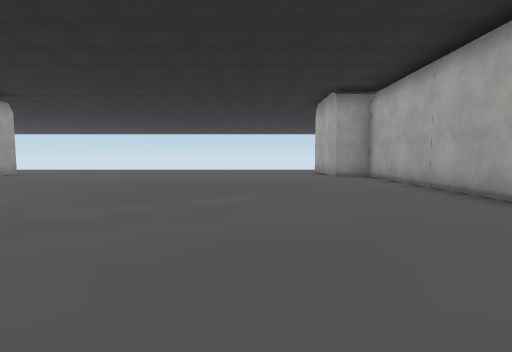
view 1 (above)

13 first-person views from a walk through a scene from a Unity 3-D project. The camera is 1.2 m above the floor, tilts 4° down and sees 85° across. Doors are open. The floor is counted in squares, 2 m on a side. Each view is taken from the middle of a square. On the plan, view 1 faces up. The plan holds only what a view shows up to about 9 squares ahead; the rest is blank. The place goes on beyond the plan. The player is left out. Some surface patterns are stand-ins.

view 2
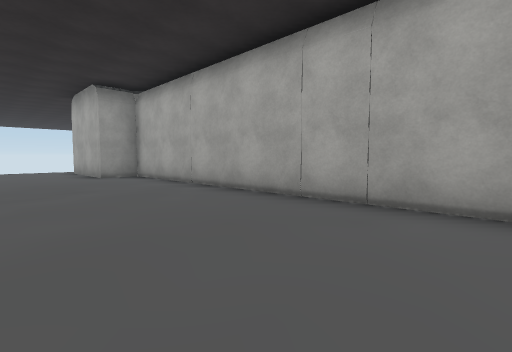

view 3
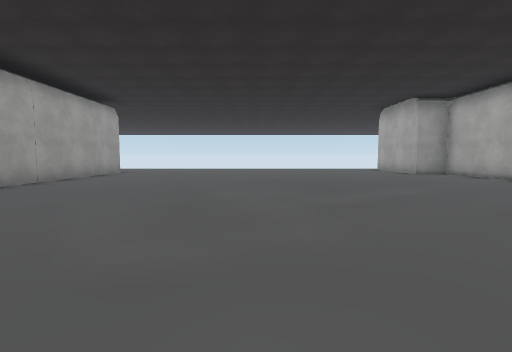

view 4
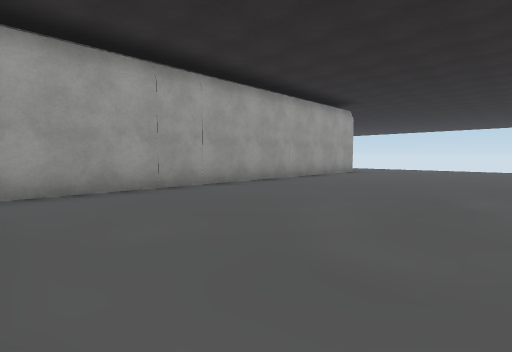

view 5
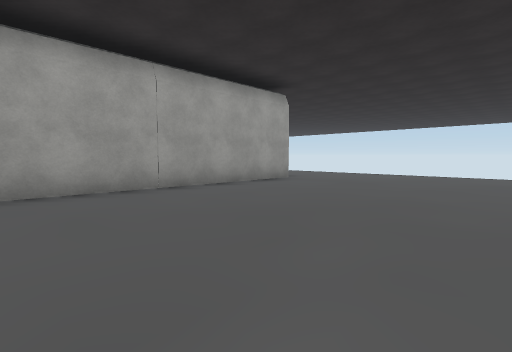

view 6
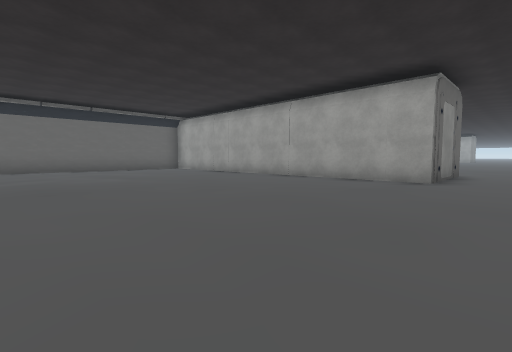

view 7
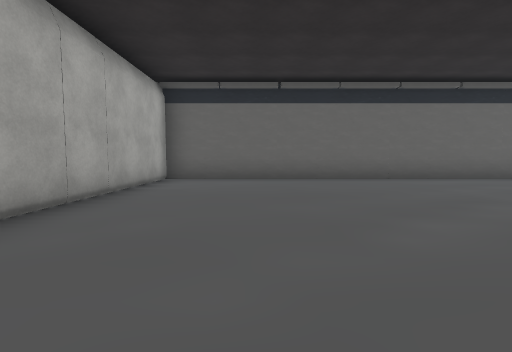

view 8
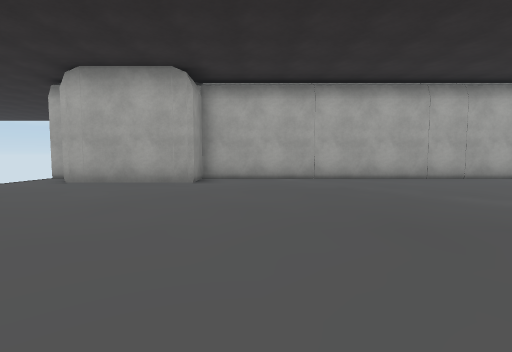

view 9
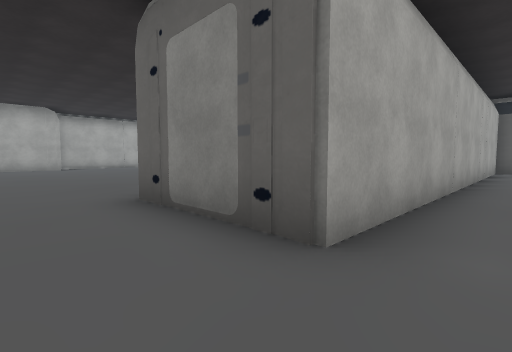

view 10
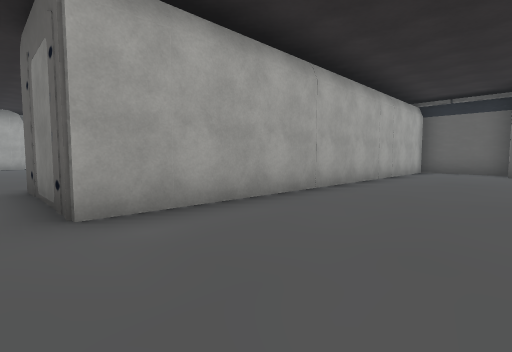

view 11
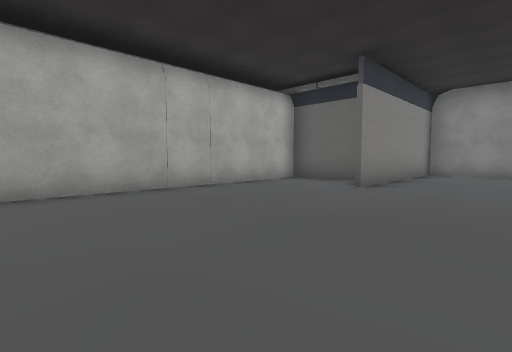

view 12
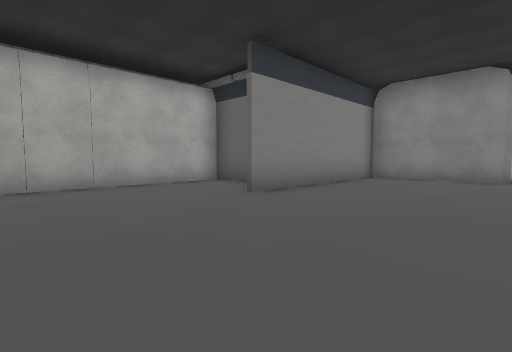

view 13
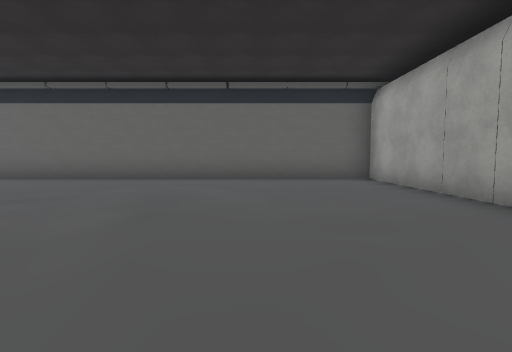

### Floor plan
Points are (right, up) in squares from view 1. A wall is a line through its corners. A room is listed if a view was taken in it or the views show most of it. See-through windows are left out.
Room 1 (views 1, 2, 3, 4, 5, 6, 7, 8, 13)
walls: (-5.5, -1.5) (0.6, -1.5); (2.4, -1.5) (3.4, -1.5) (3.4, 8.5); (-8, 8.5) (-8, -1.5) (-7.4, -1.5); (-9, 9.4) (-8.4, 9.4); (-10.6, 9.4) (-10.1, 9.4)
ways out: opening at (-10.5, 10.5) to room 2
objects: other object (-8, 9); other object (2, 10)
Room 2 (views 9, 10, 11, 12)
walls: (-13.6, -1.5) (-13.6, -0.2); (-11.1, -1.5) (-11.1, 8.5); (-13.6, -5.4) (-13.6, -3.4)
ways out: opening at (-10.5, 10.5) to room 1
objects: other object (-14, -5); other object (-11, 9)

Positions as (right, up) in squares from view 1, and headings:
1: (0, 0), facing up
2: (0, 0), facing up-right
3: (-3, -1), facing up
4: (-3, -1), facing up-left
5: (-3, 3), facing up-left
6: (-1, 11), facing down-left
7: (1, 6), facing down
8: (-4, 7), facing right
9: (-12, 11), facing down-right
10: (-14, 10), facing down-right
11: (-16, 5), facing down-right
12: (-17, 3), facing down-right
13: (-5, 6), facing down
